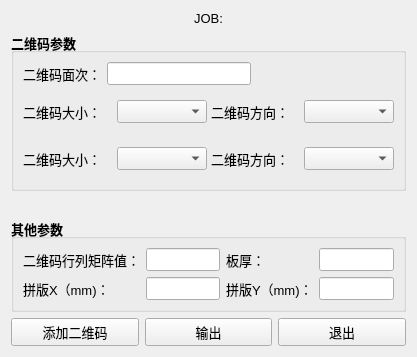
<?xml version="1.0" encoding="UTF-8"?>
<ui version="4.0">
 <class>Form</class>
 <widget class="QWidget" name="Form">
  <property name="geometry">
   <rect>
    <x>0</x>
    <y>0</y>
    <width>417</width>
    <height>346</height>
   </rect>
  </property>
  <property name="font">
   <font>
    <family>Segoe UI</family>
    <pointsize>10</pointsize>
   </font>
  </property>
  <property name="windowTitle">
   <string>HDI输出镭雕文字二维码</string>
  </property>
  <layout class="QVBoxLayout" name="verticalLayout_2" stretch="0,0,0,0,0">
   <item>
    <widget class="QLabel" name="label_job">
     <property name="text">
      <string>JOB:</string>
     </property>
     <property name="alignment">
      <set>Qt::AlignCenter</set>
     </property>
    </widget>
   </item>
   <item>
    <widget class="QGroupBox" name="groupBox">
     <property name="font">
      <font>
       <family>Segoe UI</family>
       <pointsize>10</pointsize>
       <weight>75</weight>
       <bold>true</bold>
      </font>
     </property>
     <property name="title">
      <string>二维码参数</string>
     </property>
     <property name="flat">
      <bool>true</bool>
     </property>
     <layout class="QVBoxLayout" name="verticalLayout">
      <item>
       <layout class="QHBoxLayout" name="horizontalLayout_3">
        <item>
         <widget class="QLabel" name="label">
          <property name="font">
           <font>
            <family>Segoe UI</family>
            <pointsize>10</pointsize>
            <weight>50</weight>
            <bold>false</bold>
           </font>
          </property>
          <property name="text">
           <string>二维码面次：</string>
          </property>
         </widget>
        </item>
        <item>
         <widget class="QLineEdit" name="lineEdit"/>
        </item>
        <item>
         <spacer name="horizontalSpacer">
          <property name="orientation">
           <enum>Qt::Horizontal</enum>
          </property>
          <property name="sizeHint" stdset="0">
           <size>
            <width>40</width>
            <height>20</height>
           </size>
          </property>
         </spacer>
        </item>
       </layout>
      </item>
      <item>
       <widget class="QWidget" name="widget_top" native="true">
        <layout class="QHBoxLayout" name="horizontalLayout">
         <property name="spacing">
          <number>4</number>
         </property>
         <property name="leftMargin">
          <number>0</number>
         </property>
         <property name="rightMargin">
          <number>0</number>
         </property>
         <item>
          <widget class="QLabel" name="label_3">
           <property name="font">
            <font>
             <family>Segoe UI</family>
             <pointsize>10</pointsize>
             <weight>50</weight>
             <bold>false</bold>
            </font>
           </property>
           <property name="text">
            <string>二维码大小：</string>
           </property>
          </widget>
         </item>
         <item>
          <widget class="QComboBox" name="comboBox_topSize"/>
         </item>
         <item>
          <widget class="QLabel" name="label_2">
           <property name="font">
            <font>
             <family>Segoe UI</family>
             <pointsize>10</pointsize>
             <weight>50</weight>
             <bold>false</bold>
            </font>
           </property>
           <property name="text">
            <string>二维码方向：</string>
           </property>
          </widget>
         </item>
         <item>
          <widget class="QComboBox" name="comboBox_topOrient"/>
         </item>
        </layout>
       </widget>
      </item>
      <item>
       <widget class="QWidget" name="widget_bot" native="true">
        <layout class="QHBoxLayout" name="horizontalLayout_2">
         <property name="spacing">
          <number>4</number>
         </property>
         <property name="leftMargin">
          <number>0</number>
         </property>
         <property name="rightMargin">
          <number>0</number>
         </property>
         <item>
          <widget class="QLabel" name="label_9">
           <property name="font">
            <font>
             <family>Segoe UI</family>
             <pointsize>10</pointsize>
             <weight>50</weight>
             <bold>false</bold>
            </font>
           </property>
           <property name="text">
            <string>二维码大小：</string>
           </property>
          </widget>
         </item>
         <item>
          <widget class="QComboBox" name="comboBox_botSize">
           <property name="font">
            <font>
             <family>Segoe UI</family>
             <pointsize>10</pointsize>
             <weight>50</weight>
             <bold>false</bold>
            </font>
           </property>
          </widget>
         </item>
         <item>
          <widget class="QLabel" name="label_8">
           <property name="font">
            <font>
             <family>Segoe UI</family>
             <pointsize>10</pointsize>
             <weight>50</weight>
             <bold>false</bold>
            </font>
           </property>
           <property name="text">
            <string>二维码方向：</string>
           </property>
          </widget>
         </item>
         <item>
          <widget class="QComboBox" name="comboBox_botOrient"/>
         </item>
        </layout>
       </widget>
      </item>
     </layout>
    </widget>
   </item>
   <item>
    <widget class="QLabel" name="label_tips">
     <property name="text">
      <string/>
     </property>
    </widget>
   </item>
   <item>
    <widget class="QGroupBox" name="groupBox_2">
     <property name="font">
      <font>
       <family>Segoe UI</family>
       <pointsize>10</pointsize>
       <weight>75</weight>
       <bold>true</bold>
      </font>
     </property>
     <property name="title">
      <string>其他参数</string>
     </property>
     <layout class="QGridLayout" name="gridLayout_2">
      <item row="1" column="2">
       <widget class="QLabel" name="label_6">
        <property name="font">
         <font>
          <family>Segoe UI</family>
          <pointsize>10</pointsize>
          <weight>50</weight>
          <bold>false</bold>
         </font>
        </property>
        <property name="text">
         <string>拼版Y（mm)：</string>
        </property>
       </widget>
      </item>
      <item row="1" column="0">
       <widget class="QLabel" name="label_5">
        <property name="font">
         <font>
          <family>Segoe UI</family>
          <pointsize>10</pointsize>
          <weight>50</weight>
          <bold>false</bold>
         </font>
        </property>
        <property name="text">
         <string>拼版X（mm)：</string>
        </property>
       </widget>
      </item>
      <item row="1" column="1">
       <widget class="QLineEdit" name="lineEdit_pnlx"/>
      </item>
      <item row="0" column="3">
       <widget class="QLineEdit" name="lineEdit_boardthickness"/>
      </item>
      <item row="0" column="2">
       <widget class="QLabel" name="label_7">
        <property name="font">
         <font>
          <family>Segoe UI</family>
          <pointsize>10</pointsize>
          <weight>50</weight>
          <bold>false</bold>
         </font>
        </property>
        <property name="text">
         <string>板厚：</string>
        </property>
       </widget>
      </item>
      <item row="0" column="0">
       <widget class="QLabel" name="label_4">
        <property name="font">
         <font>
          <family>Segoe UI</family>
          <pointsize>10</pointsize>
          <weight>50</weight>
          <bold>false</bold>
         </font>
        </property>
        <property name="text">
         <string>二维码行列矩阵值：</string>
        </property>
       </widget>
      </item>
      <item row="1" column="3">
       <widget class="QLineEdit" name="lineEdit_pnly"/>
      </item>
      <item row="0" column="1">
       <widget class="QLineEdit" name="lineEdit_matrix"/>
      </item>
     </layout>
    </widget>
   </item>
   <item>
    <layout class="QHBoxLayout" name="horizontalLayout_4">
     <item>
      <widget class="QPushButton" name="pushButton_addcode">
       <property name="cursor">
        <cursorShape>PointingHandCursor</cursorShape>
       </property>
       <property name="text">
        <string>添加二维码</string>
       </property>
      </widget>
     </item>
     <item>
      <widget class="QPushButton" name="pushButton_output">
       <property name="cursor">
        <cursorShape>PointingHandCursor</cursorShape>
       </property>
       <property name="text">
        <string>输出</string>
       </property>
      </widget>
     </item>
     <item>
      <widget class="QPushButton" name="pushButton_exit">
       <property name="cursor">
        <cursorShape>PointingHandCursor</cursorShape>
       </property>
       <property name="text">
        <string>退出</string>
       </property>
      </widget>
     </item>
    </layout>
   </item>
  </layout>
 </widget>
 <resources/>
 <connections/>
</ui>
